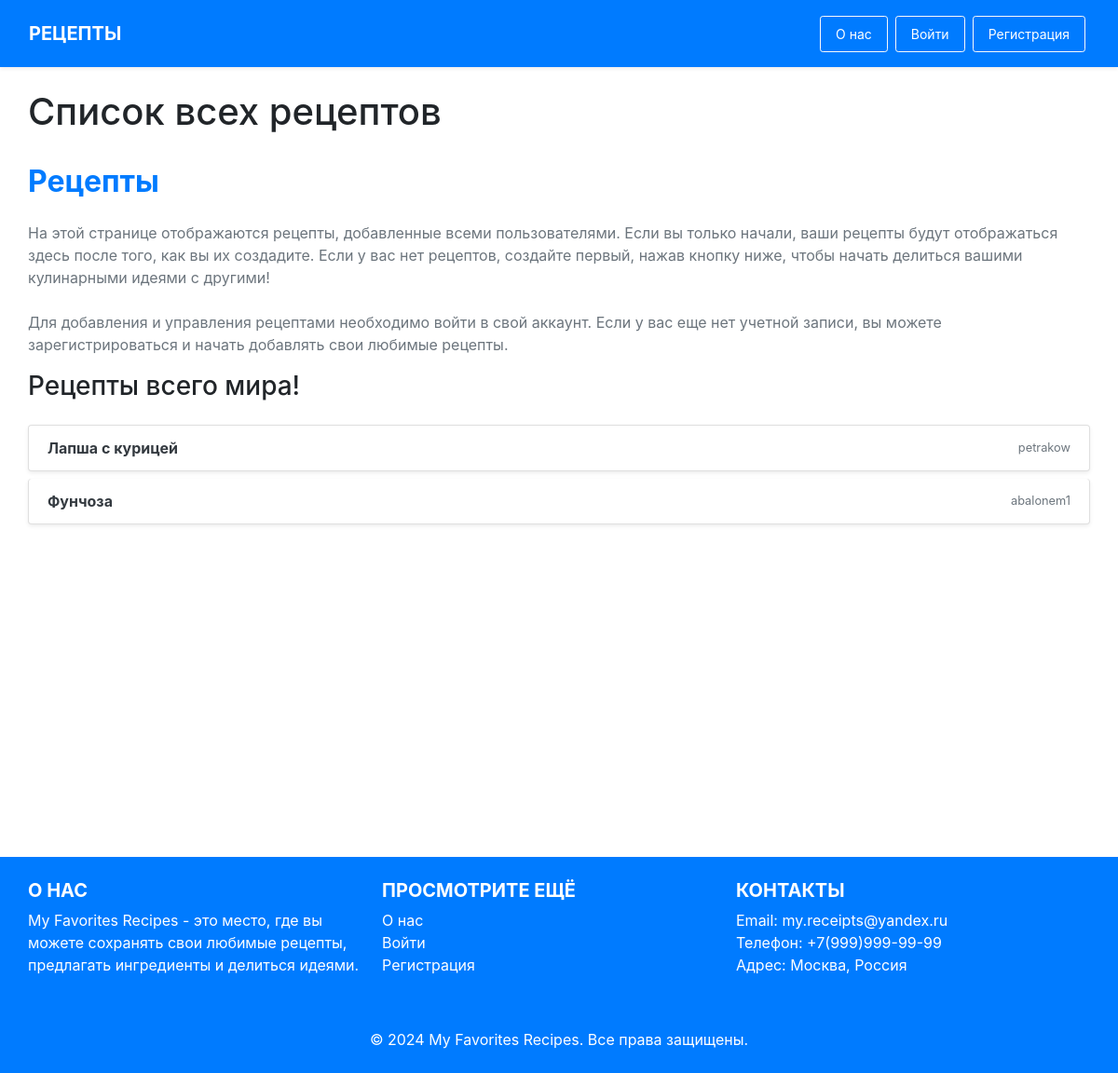
The page / on the database its author committed.
### recipe_catalog/models.py (models this page shows, shortened)
class Recipe(models.Model):
    title = models.CharField(
        max_length=300,
        validators=[
            RegexValidator(
                regex=r'^[A-Za-zА-Яа-яёЁ\s0-9]+$',
                message='Рецепт не должен содержать специальных символов.'
            )
        ]
    )
    ingredients = models.ManyToManyField(Ingredient, through="RecipeIngredient")
    author = models.ForeignKey(User, on_delete=models.CASCADE)

### recipe_catalog/views/static.py (the view)
# urls.py: path('', index, name='main'),
def index(request):
    recipes = Recipe.objects.all()
    context = {
        'recipes': recipes,
        'recipes_len': len(recipes)
    }
    return render(
        request=request,
        template_name=templates['index_page'],
        context=context
    )

### recipe_catalog/constants.py (called while the page is built)
    def __getitem__(self, key):
        return self.templates.get(key)

### templates/recipe_catalog/index.html (shortened to what this page needs)
{% extends '../layout/layout.html' %}
{% block maintitle %}
    Список всех рецептов
{% endblock %}
{% block content %}
    <div class="container mt-4 p-0">
        <h2 class="mb-4 text-primary font-weight-bold text-left">Рецепты</h2>
        <p class="text-muted mb-4">
            На этой странице отображаются рецепты, добавленные всеми пользователями. Если вы только начали, ваши рецепты будут отображаться здесь после того, как вы их создадите.
            Если у вас нет рецептов, создайте первый, нажав кнопку ниже, чтобы начать делиться вашими кулинарными идеями с другими!
        </p>
        {% if user.is_authenticated %}
            <p class="text-muted">
                Вы авторизованы как {{ user.username }}. Теперь вы можете добавлять, редактировать и управлять своими рецептами.
                Это ваше пространство для кулинарных творений. Не забудьте поделиться рецептами с друзьями!
            </p>
        {% else %}
            <p class="text-muted">
                Для добавления и управления рецептами необходимо войти в свой аккаунт. Если у вас еще нет учетной записи,
                вы можете зарегистрироваться и начать добавлять свои любимые рецепты.
            </p>
        {% endif %}
        <h3>Рецепты всего мира!</h3>
        {% if recipes_len == 0 %}
            <div class="card text-center shadow-sm border-0" style="background-color: #f8f9fa;">
                <div class="card-body py-5">
                    <h5 class="card-title text-secondary font-weight-bold">Пока рецептов нет</h5>
                    <p class="text-muted">Создайте первый рецепт, чтобы начать делиться вкусными идеями!</p>
                    <a href="{% url 'add-recipe' %}" class="btn btn-primary btn-sm mt-3">Добавить рецепт</a>
                </div>
            </div>
        {% else %}
            <div class="list-group mt-4">
                {% for recipe in recipes %}
                    <a
                        class="list-group-item list-group-item-action shadow-sm mb-2 rounded"
                        href="/recipe-information/{{ recipe.id }}"
                        style="background-color: #ffffff; transition: transform 0.2s;">
                        <div class="d-flex justify-content-between align-items-center">
                            <span class="text-dark font-weight-bold">{{ recipe.title }}</span>
                            <div class="d-flex flex-column text-right">
                                <span class="text-muted small">{{ recipe.author.username }}</span>
                            </div>
                        </div>
                    </a>
                {% endfor %}
            </div>
        {% endif %}
    </div>
{% endblock %}

### recipe_catalog/static/css/styles.css (style rules this page uses)
body, html { height: 100%; margin: 0; }

### rows shown on the page
Recipe: title "Лапша с курицей", author.username "petrakow"
Recipe: title "Фунчоза", author.username "abalonem1"
